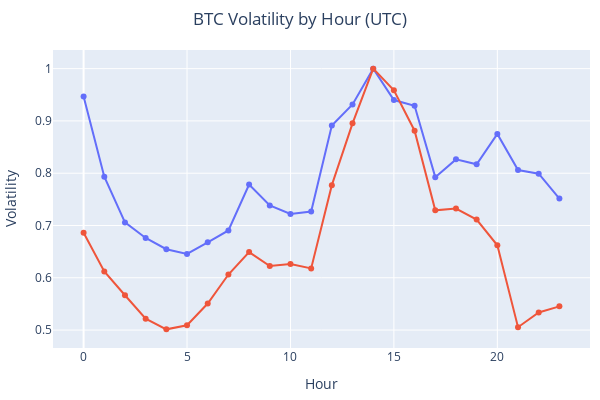

Write notebook code for a chart like this one.
### Code cell
fig = plot_volatility(btcusdt, "BTC Volatility by Hour (UTC)")
fig.show()

### Figure 1 — Plotly figure (JSON) as saved in the notebook; plotly's stock layout.template omitted (floating-point values rounded to 4 significant figures)
{"data": [{"hovertemplate": "variable=range<br>Hour=%{x}<br>Volatility=%{y}<extra></extra>", "legendgroup": "range", "line": {"color": "#636efa", "dash": "solid"}, "marker": {"symbol": "circle"}, "mode": "lines+markers", "name": "range", "orientation": "v", "showlegend": true, "type": "scatter", "x": [0, 1, 2, 3, 4, 5, 6, 7, 8, 9, 10, 11, 12, 13, 14, 15, 16, 17, 18, 19, 20, 21, 22, 23], "xaxis": "x", "y": [0.9467, 0.7934, 0.7059, 0.6762, 0.6547, 0.6455, 0.6678, 0.6905, 0.7782, 0.7385, 0.7222, 0.7267, 0.8914, 0.9314, 1, 0.9399, 0.9291, 0.7925, 0.8265, 0.817, 0.8751, 0.806, 0.7991, 0.7515], "yaxis": "y"}, {"hovertemplate": "variable=volume<br>Hour=%{x}<br>Volatility=%{y}<extra></extra>", "legendgroup": "volume", "line": {"color": "#EF553B", "dash": "solid"}, "marker": {"symbol": "circle"}, "mode": "lines+markers", "name": "volume", "orientation": "v", "showlegend": true, "type": "scatter", "x": [0, 1, 2, 3, 4, 5, 6, 7, 8, 9, 10, 11, 12, 13, 14, 15, 16, 17, 18, 19, 20, 21, 22, 23], "xaxis": "x", "y": [0.686, 0.612, 0.5666, 0.5218, 0.5013, 0.5091, 0.5508, 0.6063, 0.6492, 0.6226, 0.6265, 0.6179, 0.7772, 0.8953, 1, 0.9585, 0.8814, 0.729, 0.7323, 0.7114, 0.6621, 0.5055, 0.5335, 0.5453], "yaxis": "y"}], "layout": {"height": 400, "legend": {"title": {"text": "variable"}, "tracegroupgap": 0}, "margin": {"b": 50, "l": 20, "r": 10, "t": 50}, "showlegend": false, "title": {"text": "BTC Volatility by Hour (UTC)", "x": 0.5}, "width": 600, "xaxis": {"anchor": "y", "domain": [0, 1], "title": {"text": "Hour"}}, "yaxis": {"anchor": "x", "domain": [0, 1], "title": {"text": "Volatility"}}}}
